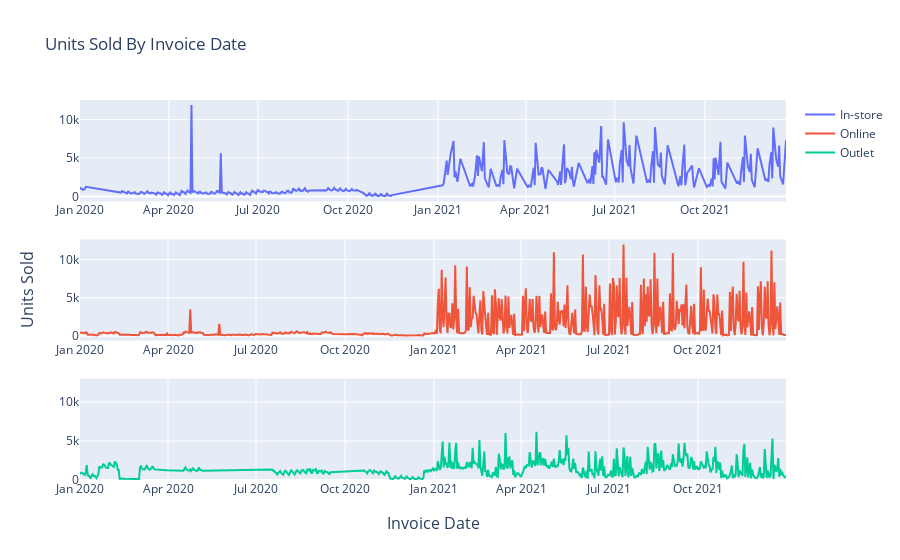

The notebook cell saved with this chart:
### Code cell
fig = make_subplots(x_title = "Invoice Date",y_title = "Units Sold",rows = 3, cols= 1)

fig.append_trace(go.Line(x = in_store["Invoice Date"], y = in_store["Units Sold"], name="In-store"), row = 1, col = 1)

fig.append_trace(go.Line(x = online["Invoice Date"], y = online["Units Sold"], name="Online"), row = 2, col = 1)

fig.append_trace(go.Line(x = outlet["Invoice Date"], y = outlet["Units Sold"], name="Outlet"), row = 3, col = 1)
fig.update_yaxes(range=[0,13000], row=3, col=1)
fig.update_layout(title_text = "Units Sold By Invoice Date")
fig.show()

### Figure 1 — Plotly figure (JSON) as saved in the notebook; plotly's stock layout.template omitted (floating-point values rounded to 4 significant figures; data arrays with more than 128 entries replaced by an {"elided": "..."} marker saying what was removed)
{"data": [{"name": "In-store", "type": "scatter", "x": {"elided": "426 str values"}, "xaxis": "x", "y": {"elided": "426 int values"}, "yaxis": "y"}, {"name": "Online", "type": "scatter", "x": {"elided": "724 str values"}, "xaxis": "x2", "y": {"elided": "724 int values"}, "yaxis": "y2"}, {"name": "Outlet", "type": "scatter", "x": {"elided": "598 str values"}, "xaxis": "x3", "y": {"elided": "598 int values"}, "yaxis": "y3"}], "layout": {"annotations": [{"font": {"size": 16}, "showarrow": false, "text": "Invoice Date", "x": 0.5, "xanchor": "center", "xref": "paper", "y": 0, "yanchor": "top", "yref": "paper", "yshift": -30}, {"font": {"size": 16}, "showarrow": false, "text": "Units Sold", "textangle": -90, "x": 0, "xanchor": "right", "xref": "paper", "xshift": -40, "y": 0.5, "yanchor": "middle", "yref": "paper"}], "title": {"text": "Units Sold By Invoice Date"}, "xaxis": {"anchor": "y", "domain": [0, 1]}, "xaxis2": {"anchor": "y2", "domain": [0, 1]}, "xaxis3": {"anchor": "y3", "domain": [0, 1]}, "yaxis": {"anchor": "x", "domain": [0.7333, 1]}, "yaxis2": {"anchor": "x2", "domain": [0.3667, 0.6333]}, "yaxis3": {"anchor": "x3", "domain": [0, 0.2667], "range": [0, 13000]}}}
